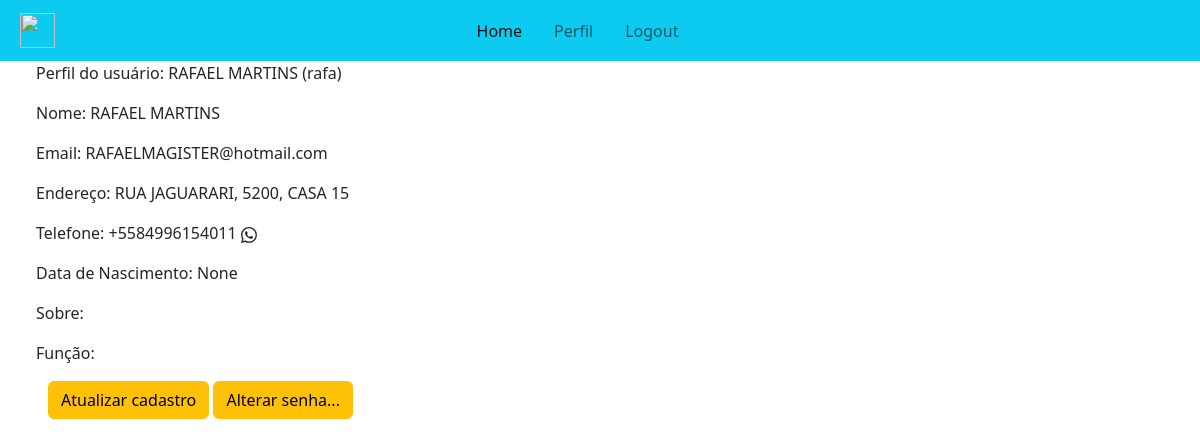
/user/profile/1 (signed in), run on an earlier commit of the app's database.
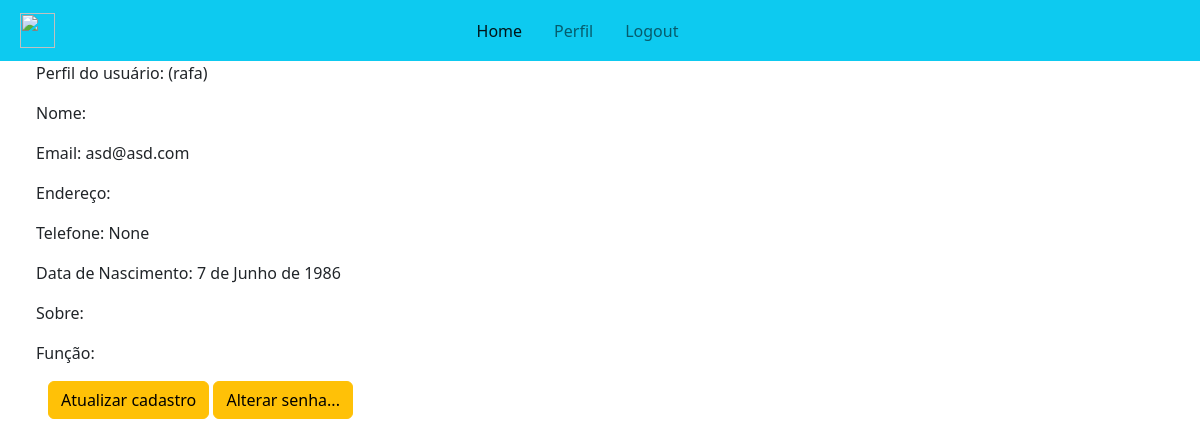
And on a later commit of the database.
### users/models.py (models this page shows, shortened)
class CustomUser(AbstractUser):
    date_of_birth = models.DateField(
        blank=True, null=True, auto_now=False, auto_now_add=False
    )
    address = models.CharField(blank=True, max_length=255)
    phone_number = PhoneNumberField(
        blank=True, unique=True, region="BR", null=True)
    is_whatsapp = models.BooleanField(blank=True, default=False)
    about = models.TextField(blank=True)
    functions = models.ManyToManyField(
        "UsersFunctions", related_name="user_roles", blank=True
    )
    married_to = models.ForeignKey(
        'self',
        on_delete=models.SET_NULL,
        null=True,
        blank=True,
        related_name='spouse'
    )
    date_of_marriage = models.DateField(
        blank=True, null=True, auto_now=False, auto_now_add=False
    )
    class Types(models.TextChoices):
        REGULAR = "REGULAR", "Membro"
        STAFF = "EQUIPE", "Equipe"
        ONLY_WORKER = "TRABALHADOR", "Contratado"
        CONGREGATED = "CONGREGADO", "Congregado"
        SIMPLE_USER = "USUARIO", "Usuário"
    type = models.CharField(
        _("Type"), max_length=50,
        choices=Types.choices, default=Types.SIMPLE_USER
    )
    def __str__(self):
        return f'{self.first_name} {self.last_name} ({self.username})'

### users/views/user_profile_view.py (the view)
# urls.py: path("profile/<int:pk>", UserProfileView.as_view(), name="user-profile"),
class UserProfileView(LoginRequiredMixin, DetailView):
    model = CustomUser
    template_name = "users/user_profile.html"
    context_object_name = "user_object"

### core/core_context_processor.py (called while the page is built)
def context_user_data(request):
    if request.user.is_authenticated:
        user = CustomUser.objects.get(pk=request.user.id)
        user_role = user.functions.all()
        print("Processador de contexto funcionando..",
              user, "Função:", user_role, user.type)
        return {
            "user": user,
            "user_roles": user_role,
        }
    else:
        return {}

### users/templates/users/user_profile.html (shortened to what this page needs)
{% extends 'core/base.html' %} {% block content %}
<div class="container mx-4">
  <p>Perfil do usuário: {{user}}</p>
  <p>Nome: {{user.first_name}} {{user.last_name}}</p>
  <p>Email: {{user.email}}</p>
  <p>Endereço: {{user.address}}</p>
  <p>
    Telefone: {{user.phone_number}}
  </p>
  <p>Data de Nascimento: {{user.date_of_birth}}</p>
  <p>Sobre: {{user.about}}</p>
  <p>Função:
  </p>
  <div class="container">
    <a href="{% url 'users:user-profile-update' user.id %}" class="btn btn-warning justify-content-center">Atualizar
      cadastro</a>
    <a href="{% url 'users:change-user-password' %}" class="btn btn-warning justify-content-center">Alterar senha...</a>
  </div>
</div>
{% endblock %}

### core/templates/core/base.html (shortened to what this page needs)
{% load static %}
<!DOCTYPE html>
<html lang="en">
  <head>
  </head>
  <body>
    <link
      rel="stylesheet"
      href="https://cdn.jsdelivr.net/npm/bootstrap@5.2.3/dist/css/bootstrap.min.css"
    />
    {% include 'core/navbar.html' %} {% block content %} {% endblock %}
  </body>
</html>

### core/templates/core/navbar.html (shortened to what this page needs)
{% load static %}
<nav class="navbar navbar-expand-lg navbar-light bg-info p-2">
  <div class="container-fluid">
    <a class="navbar-brand" href="{% url 'core:home' %}"><img src="{% static 'img/logo.jpg' %}" width="35" height="35"></a>
    <div class=" collapse navbar-collapse" id="navbarNavDropdown">
      <ul class="navbar-nav ms-auto ">
        <li class="nav-item">
          <a class="nav-link mx-2 active" aria-current="page" href="{% url 'core:home' %}">Home</a>
        </li>
        {% if user.is_authenticated %}
        <li class="nav-item">
          <a class="nav-link mx-2" href="{% url 'users:user-profile' user.id %}">Perfil</a>
        </li>
        <li class="nav-item">
          <a class="nav-link mx-2" href="{% url 'logout' %}">Logout</a>
        </li>
        {% else %}
        <li class="nav-item">
          <a class="nav-link mx-2" href="{% url 'users:register' %}">Cadastrar</a>
        </li>
        {% endif %}
      </ul>
      <ul class="navbar-nav ms-auto d-none d-lg-inline-flex">
        <li class="nav-item mx-2">
          <a class="nav-link text-dark h5" href="" target="blank"></a>
        </li>
        <li class="nav-item mx-2">
          <a class="nav-link text-dark h5" href="" target="blank"></a>
        </li>
        <li class="nav-item mx-2">
          <a class="nav-link text-dark h5" href="" target="blank"></a>
        </li>
      </ul>
    </div>
  </div>
</nav>

What changed in the data, as far as the page shows it:
changed CustomUser "None": first_name+last_name+username "RAFAEL MARTINS (rafa)" → "(rafa)"; email "RAFAELMAGISTER@hotmail.com" → "asd@asd.com"; phone_number "+5584996154011" → "None"; date_of_birth "None" → "7 de Junho de 1986"; first_name "RAFAEL" → (not shown); last_name "MARTINS" → (not shown); address "RUA JAGUARARI, 5200, CASA 15" → (not shown); is_whatsapp True → False (drawn)
